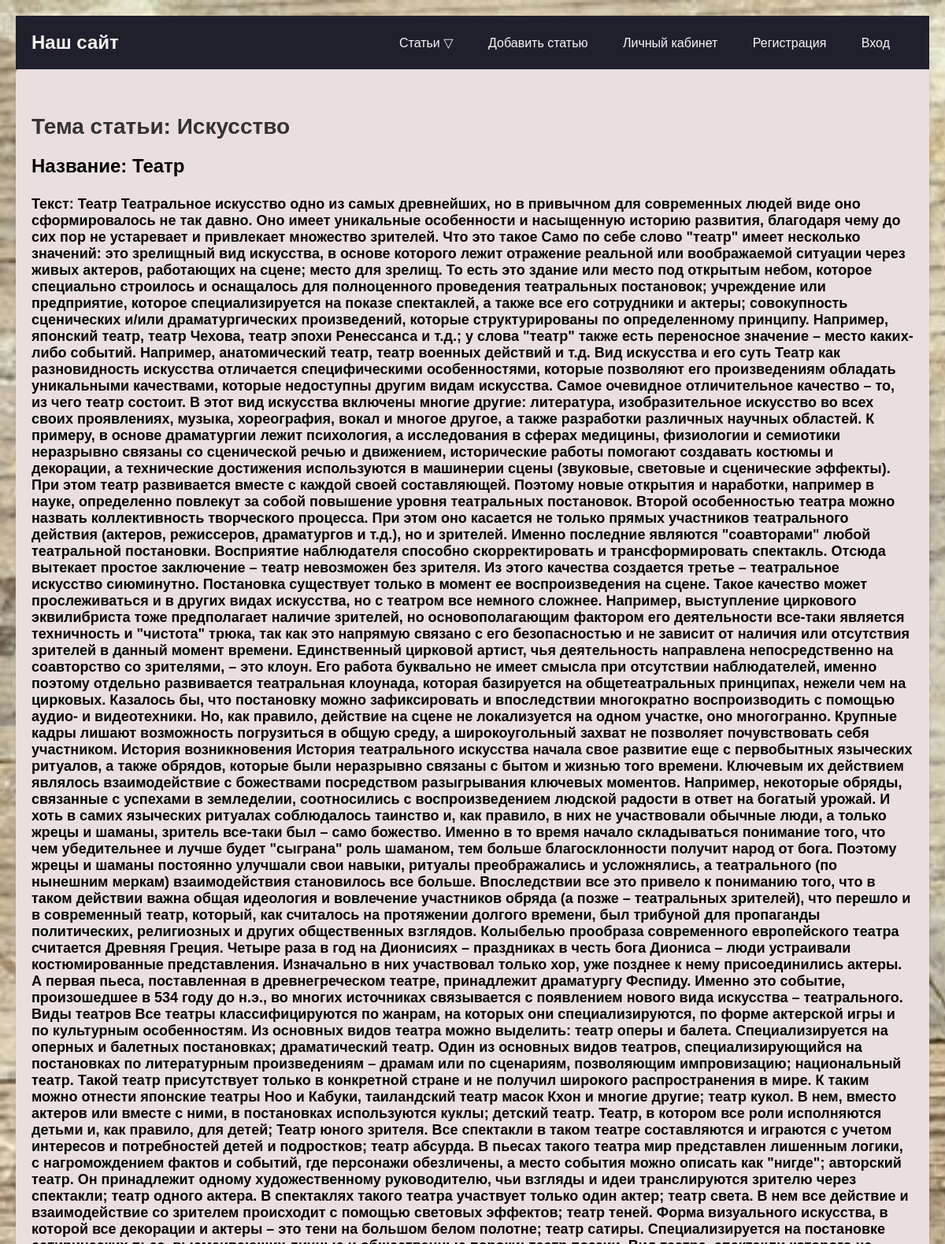
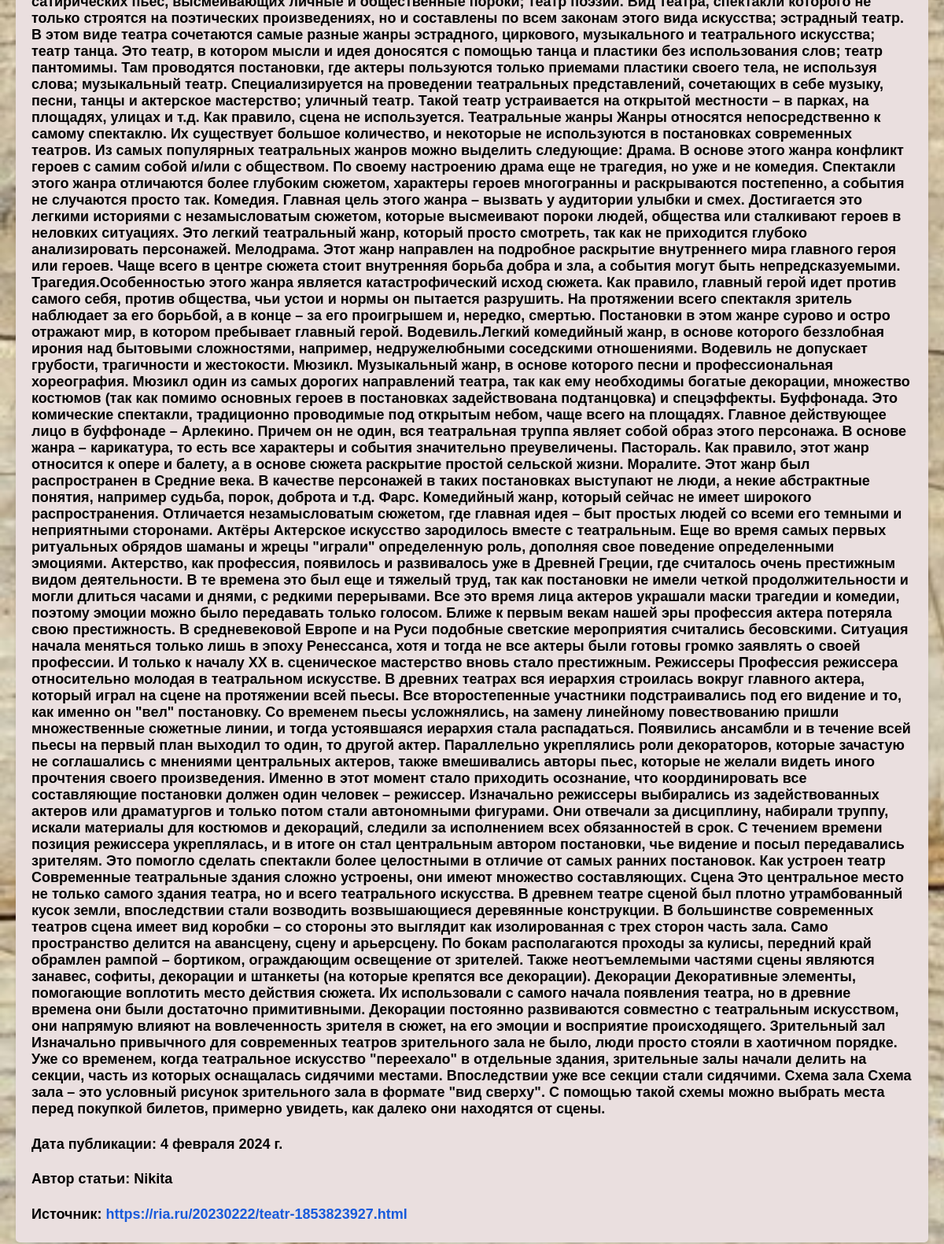
Page /info_art_aerticles/3/ on the committed database (2 pictures, top to bottom).
### catalog/models.py (models this page shows, shortened)
class Art(models.Model):
    topic = models.ForeignKey(Topic, on_delete=models.SET_NULL, null=True)
    title = models.CharField(max_length=1000, verbose_name='Название статьи')
    summary = models.CharField(max_length=1000, verbose_name='кратко о статье', blank=True, null=True)
    text = models.TextField(max_length=10000000000000000, verbose_name='текст статьи', blank=True, null=True)
    data = models.DateField(verbose_name='Дата публикации статьи', blank=True, null=True)
    info = models.URLField(verbose_name='Источник(и)', blank=True)
    author = models.ForeignKey(User, on_delete=models.SET_NULL, null=True, verbose_name='Автор')  # поле author
    image = models.URLField(verbose_name='Фото', blank=True, null=True)

class Topic(models.Model):
    VIBOR = (('Наука', 'Наука'), ('Спорт', 'Спорт'), ('Искусство', 'Искусство'))
    name = models.CharField(max_length=100, choices=VIBOR, verbose_name='Тема статьи')
    def __str__(self):
        return self.name

### catalog/views.py (the view)
# urls.py: path('info_art_aerticles/<int:pk>/', views.ArticleArtDetailView.as_view(), name='info_art'),
class ArticleArtDetailView(DetailView):
    model = Art

### templates/catalog/art_detail.html (shortened to what this page needs)
{% extends 'index.html' %}
{% load static %}
{% block head %}
    <link rel="stylesheet" href="{% static 'home.css' %}">
    <link rel="stylesheet" href="{% static 'articles_detail.css' %}">
{% endblock head %}
{% block content %}
    <div>
        <h1>Тема статьи: {{ art.topic }}</h1>
        <h2>Название: {{ art.title }}</h2>
        <h4 class="text">Текст: {{ art.text }}</h4>
        <h4 class="data">Дата публикации: {{ art.data }}</h4>
        <h4 class="author-text">Автор статьи: {{ art.author }}</h4>
        <h4 class="info">Источник: <a href="{{ art.info }}">{{ art.info }}</a></h4>
    </div>
{% endblock content %}

### catalog/static/home.css (style rules this page uses)
body { margin: 0; padding: 0; background: url('img/Статья-Фон.jpg'); background-repeat: no-repeat; background-size: cover; background-attachment: fixed; font-family: Arial, sans-serif; }
h2 { color: #333; font-size: 28px; margin-bottom: 20px; }
h1 { color: #333; font-size: 36px; margin-bottom: 30px; }

### catalog/static/articles_detail.css (style rules this page uses)
body { font-family: Arial, sans-serif; margin: 20px; background-color: #f5f5f5; }
div { background-color: #eadfdf; padding: 20px; border-radius: 5px; box-shadow: 0 2px 4px rgba(0, 0, 0, 0.1); }
h1 { font-size: 28px; margin-bottom: 10px; color: #333; }
h2 { font-size: 24px; margin-bottom: 5px; color: #000000; }
h4 { font-size: 18px; margin-bottom: 5px; color: #020202; }
a { color: #185adb; text-decoration: none; }

### rows in the picture
Art: topic "Искусство", title "Театр", text "Театр Театральное искусство одно из самых древнейших, но в привычном для современных людей виде оно сформировалось не так давно. Оно имеет уникальные особенности и насыщенную историю развития, благодаря чему до сих пор не устаревает и привлекает множество зрителей. Что это такое Само по себе слово \"театр\" имеет несколько значений: это зрелищный вид искусства, в основе которого лежит отражение реальной или воображаемой ситуации через живых актеров, работающих на сцене; место для зрелищ. То есть это здание или место под открытым небом, которое специально строилось и оснащалось для полноценного проведения театральных постановок; учреждение или предприятие, которое специализируется на показе…", data "4 февраля 2024 г.", author "Nikita", info "https://ria.ru/20230222/teatr-1853823927.html"
